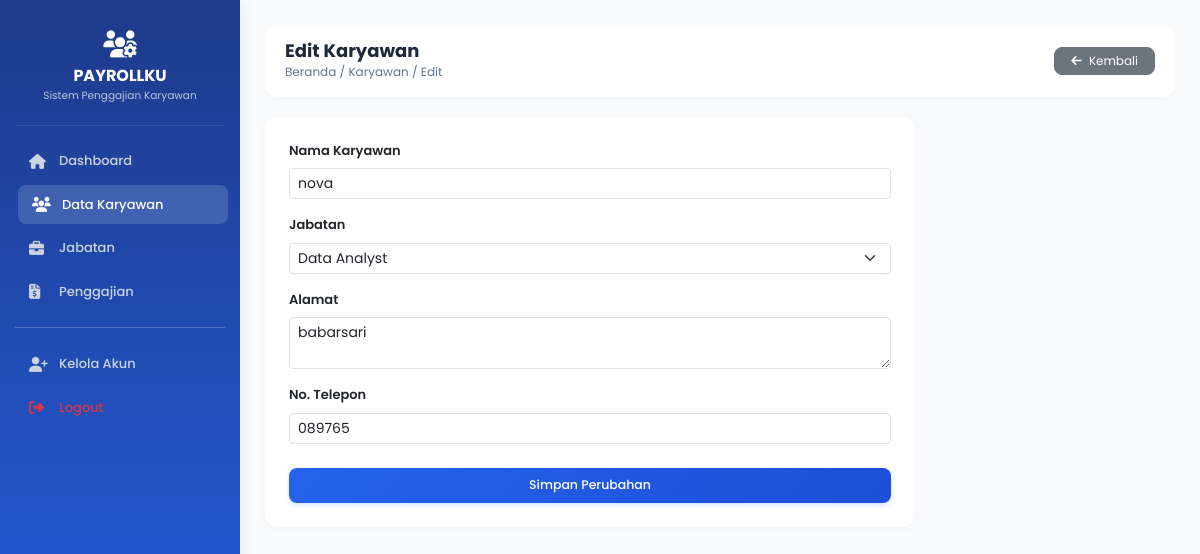
Page /admin/karyawan_edit.php?id=27 (signed in) on the committed database.
### tables this page shows
CREATE TABLE `karyawan` (
  `id_karyawan` int(6) NOT NULL,
  `nik` varchar(20) NOT NULL,
  `nama_karyawan` varchar(50) NOT NULL,
  `id_jabatan` varchar(3) NOT NULL,
  `alamat` text NOT NULL,
  `no_hp` varchar(20) NOT NULL,
  `email` varchar(100) NOT NULL
);

### admin/karyawan_edit.php (the view, shortened to what this page needs)
<?php
include "../koneksi.php";
$id = $_GET['id'];
$data = mysqli_query($konek, "SELECT * FROM karyawan WHERE id_karyawan = '$id'");
$row = mysqli_fetch_array($data);
?>
<!DOCTYPE html>
<html lang="id">
<head>
    <link rel="stylesheet" href="https://cdn.jsdelivr.net/npm/bootstrap@5.3.3/dist/css/bootstrap.min.css">
    <link rel="stylesheet" href="https://cdnjs.cloudflare.com/ajax/libs/font-awesome/6.4.0/css/all.min.css">
    <link rel="stylesheet" href="../assets/css/style.css">
</head>
<body>
    <div class="sidebar">
        <div class="sidebar-brand">
            <i class="fa-solid fa-users-gear fa-2x text-white mb-1"></i>
            <h5>PAYROLLKU</h5>
            <small>Sistem Penggajian Karyawan</small>
        </div>
        <a href="dashboard.php"><i class="fa-solid fa-house"></i> Dashboard</a>
        <a href="karyawan.php" class="active"><i class="fa-solid fa-users"></i> Data Karyawan</a>
        <a href="jabatan.php"><i class="fa-solid fa-briefcase"></i> Jabatan</a>
        <a href="penggajian.php"><i class="fa-solid fa-file-invoice-dollar"></i> Penggajian</a>
        <hr class="text-light opacity-25 my-3">
        <a href="tambah_akun.php"><i class="fa-solid fa-user-plus"></i> Kelola Akun</a>
        <a href="../logout.php" class="text-danger"><i class="fa-solid fa-right-from-bracket"></i> Logout</a>
    </div>
    <div class="main-content">
        <div class="card-header-top">
            <div>
                <h4>Edit Karyawan</h4>
                <small>Beranda / Karyawan / Edit</small>
            </div>
            <a href="karyawan.php" class="btn btn-secondary btn-sm px-3" style="font-size: 12px; border-radius: 8px;"><i class="fa-solid fa-arrow-left me-1"></i> Kembali</a>
        </div>
        <div class="card card-custom p-4" style="max-width: 650px;">
            <form action="" method="POST">
                <div class="mb-3">
                    <label class="form-label fw-semibold" style="font-size: 13px;">Nama Karyawan</label>
                    <input type="text" name="nama_karyawan" class="form-control form-control-sm" value="<?php echo isset($row['nama_karyawan']) ? $row['nama_karyawan'] : ''; ?>" required>
                </div>
                <div class="mb-3">
                    <label class="form-label fw-semibold" style="font-size: 13px;">Jabatan</label>
                    <select name="id_jabatan" class="form-select form-select-sm" required>
                        <?php
                        $jabatan = mysqli_query($konek, "SELECT * FROM jabatan");
                        while ($j = mysqli_fetch_array($jabatan)) {
                            $selected = ($j['id_jabatan'] == $row['id_jabatan']) ? 'selected' : '';
                            echo "<option value='".$j['id_jabatan']."' $selected>".$j['nama_jabatan']."</option>";
                        }
                        ?>
                    </select>
                </div>
                <div class="mb-3">
                    <label class="form-label fw-semibold" style="font-size: 13px;">Alamat</label>
                    <textarea name="alamat" class="form-control form-control-sm" rows="2"><?php echo isset($row['alamat']) ? $row['alamat'] : ''; ?></textarea>
                </div>
                <div class="mb-4">
                    <label class="form-label fw-semibold" style="font-size: 13px;">No. Telepon</label>
                    <input type="text" name="no_hp" class="form-control form-control-sm" value="<?php echo isset($row['no_hp']) ? $row['no_hp'] : ''; ?>">
                </div>
                <button type="submit" name="update" class="btn btn-primary-gradient w-100 py-2">Simpan Perubahan</button>
            </form>
        </div>
    </div>
</body>
</html>

### assets/CSS/style.css (style rules this page uses)
body { background-color: #f8fafc; font-family: 'Poppins', sans-serif; font-size: 13.5px; }
.sidebar { width: 240px; height: 100vh; position: fixed; background: linear-gradient(180deg, #1e3a8a 0%, #2563eb 100%); color: white; padding: 15px; top: 0; left: 0; z-index: 100; box-shadow: 4px 0 15px rgba(0,0,0,0.05); }
.sidebar-brand { text-align: center; padding: 15px 0 20px 0; border-bottom: 1px solid rgba(255,255,255,0.1); margin-bottom: 15px; }
.sidebar-brand h5 { font-size: 16px; font-weight: 700; margin: 5px 0 0 0; }
.sidebar-brand small { font-size: 10.5px; opacity: 0.7; }
.sidebar a { color: #cbd5e1; text-decoration: none; display: flex; align-items: center; padding: 10px 14px; border-radius: 8px; margin-bottom: 4px; font-weight: 500; font-size: 13px; transition: all 0.2s ease; }
.sidebar a i { font-size: 15px; width: 22px; margin-right: 8px; }
.sidebar a:hover, .sidebar a.active { background: rgba(255, 255, 255, 0.15); color: white; transform: translateX(3px); }
.main-content { margin-left: 240px; padding: 25px; }
.card-header-top { background: white; border-radius: 12px; padding: 15px 20px; box-shadow: 0 2px 6px rgba(0,0,0,0.02); margin-bottom: 20px; display: flex; justify-content: space-between; align-items: center; }
.card-header-top h4 { font-size: 18px; font-weight: 700; margin: 0; color: #1e293b; }
.card-header-top small { font-size: 12px; color: #64748b; }
.card-custom { border: none; border-radius: 12px; box-shadow: 0 2px 8px rgba(0,0,0,0.03); background: white; }
.btn-primary-gradient { background: linear-gradient(135deg, #2563eb 0%, #1d4ed8 100%); border: none; color: white; font-weight: 500; font-size: 12.5px; padding: 8px 16px; border-radius: 8px; box-shadow: 0 2px 4px rgba(37, 99, 235, 0.2); }

### rows in the picture
karyawan: nama_karyawan "nova", alamat "babarsari", no_hp "089765"

### other values in the picture
form field id_jabatan "Data Analyst"
